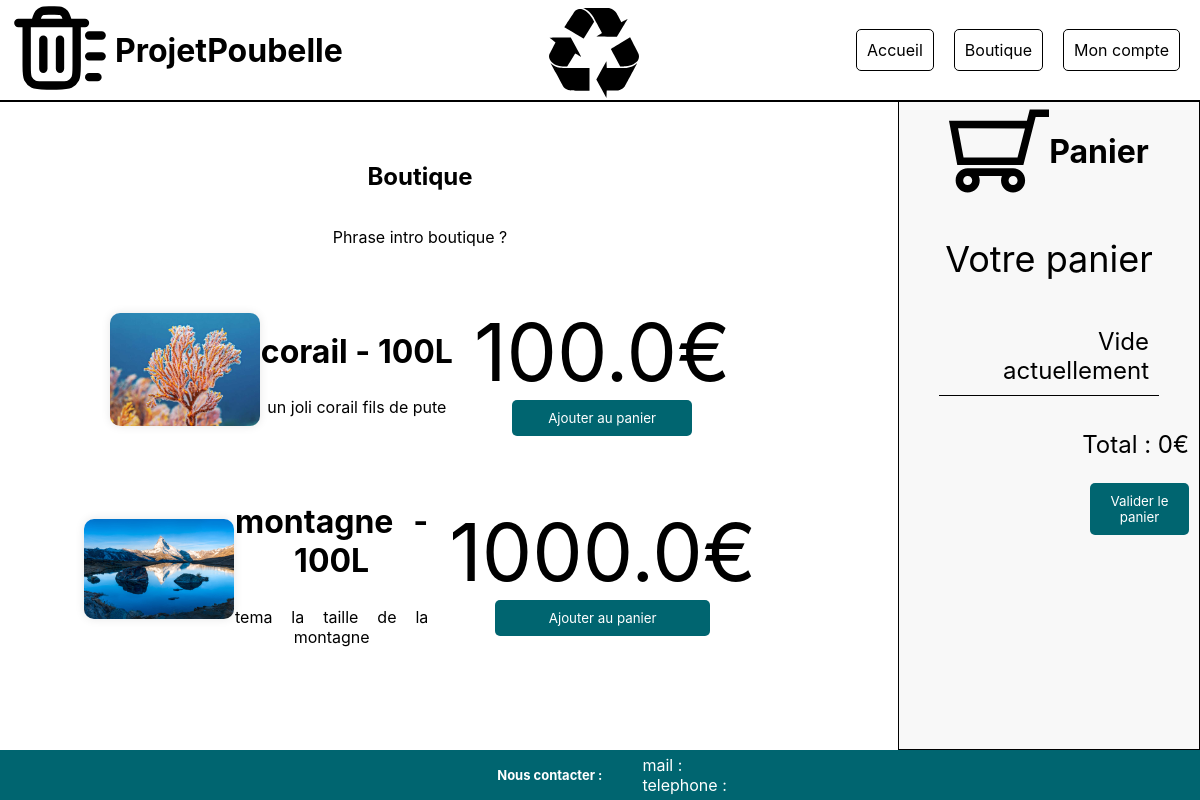
Page /shop/ on the earlier database version.
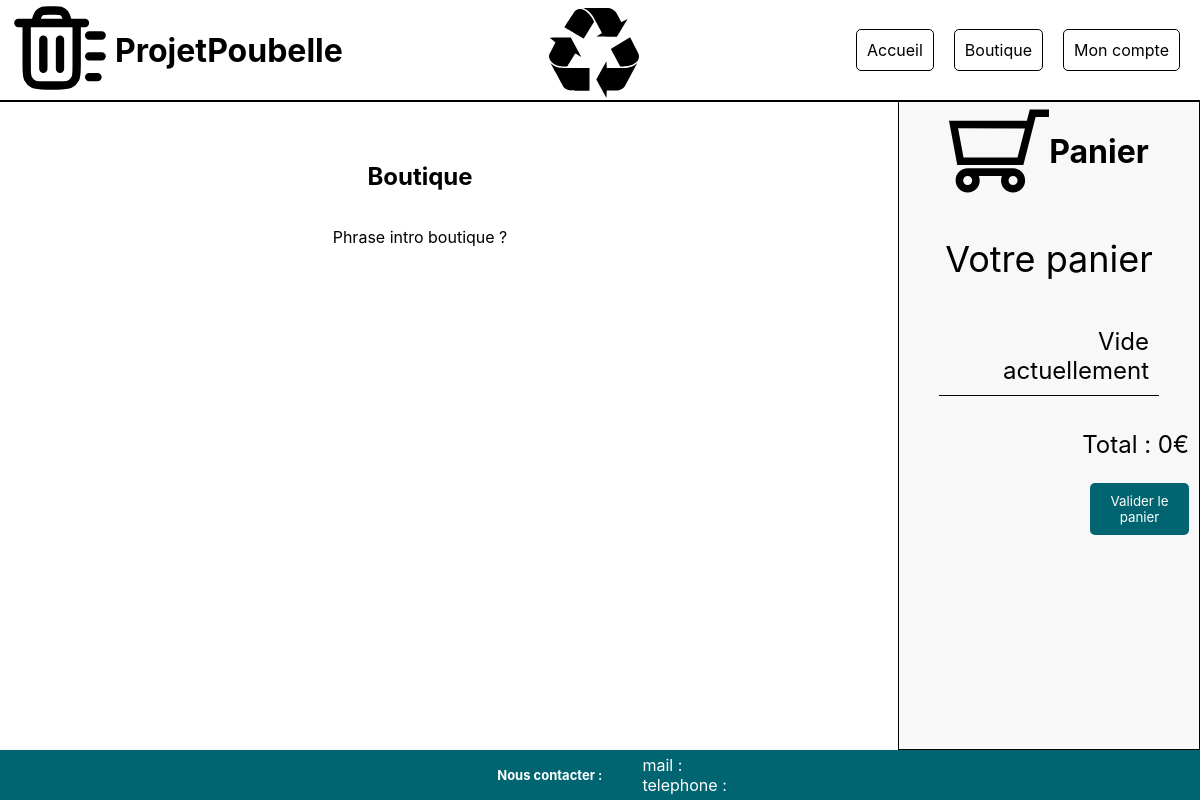
Same page on the later database version.
### tables this page shows
CREATE TABLE products(product_id INTEGER PRIMARY KEY AUTOINCREMENT NOT NULL, product_name VARCHAR(100), price REAL, img_url VARCHAR(100),desc TEXT, volume INTEGER, stock INTEGER);

### backend/app.py (the view)
@app.route('/shop/', methods=['GET','POST'])
def shop():
    if request.method == "POST":
        cart = request.form["cart"]
        products_ids = [int(i) for i in cart.split("-")]
        session["products_ids"] = utilities.runLengthEncoding(sorted(products_ids)) # dict {product_id : quantity}
        return redirect(url_for("cart_validation"))
    products = getProductsList()
    return render_template('shop.html',products=products)

### backend/app.py (called while the page is built)
def getProductsList():
    FIELDS = ["product_id","product_name","price","img_url","desc","volume","stock"]
    cursor.execute("SELECT {} FROM products".format(",".join(FIELDS)))
    products = cursor.fetchall()
    products = [dict(zip(FIELDS,product)) for product in products]
    return products

### frontend/templates/shop.html (shortened to what this page needs)
{%extends "base.html"%}
{%block stylesheets%} <link href="/static/css/shop.css" rel="stylesheet"> {%endblock%}
{%block content%}
<section class = "middleZone">
   <h1 id="titre_shop">Boutique</h1>
   <p> Phrase intro boutique ? </p>
   <ul class = "itemList">
      {% for product in products %}
         <li class="item">
            <img class="itemPic" src="/static/images/{{ product.img_url}}" alt="Poubelle Grise">
            <section class = "itemInfo">
               <h2 class="itemName"> {{ product.product_name }} - {{ product.volume }}L </h2>
               <p class="itemDesc">
                  {{ product.desc }}
               </p>
            </section>
            <section class="itemBuying">
               <p class="itemPrice"> {{ product.price }}€ </p>
               <button onclick="addToCart({product_id: '{{product.product_id}}',name: '{{product.product_name}} - {{ product.volume}}L', price: '{{product.price}}€', img_src:'../static/images/{{product.img_url}}'})"> Ajouter au panier </button>
            </section>
         </li>
      {% endfor  %}
   </ul>
</section>
<div id="shoppingCart" class="shopping-cart">
   <div class="shoppingHeader">
      <img id="cart_logo" src="/static/images/shopping-cart.svg" alt="Logo of the shopping cart" width="100" height="100">
      <h1 id="cart_title">Panier</h1>
   </div>
   <div class="shoppingContent">
      <p id="cart_text">Votre panier</p>
      <ul id="cart_list">
         <li id="emptyCart">Vide actuellement</li>
      </ul>
</div>
<div class = "shoppingFooter">
   <p id="total_amount">Total : 0€</p>
   <form id="validation-cart-form" action="/shop/" method="post" onsubmit="submitCart()">
      <button id="cartConfirmButton">Valider le panier</button>
   </form>
</div>
{%endblock%}

### frontend/templates/base.html (shortened to what this page needs)
<!DOCTYPE html>
<html lang="fr">
<head>
    <link href="/static/css/base.css" rel="stylesheet">
    {%block stylesheets%}{%endblock%}
</head>
<body>
    <div class ="headerui">
        <div class="header">
            <div class="header-left">
                <a href="/" id="logo"><img src="/static/images/trash.svg" id="logo" alt = "Logo of the project" width="100" height="100"></a>
                <h1>ProjetPoubelle</h1>
            </div>
            <a href="#top" id="top_logo"><img src="/static/images/env.svg" id="top_logo" alt = "Logo used to go back at the top of the page" width="90" height="90"></a>
            <div class="header-right">
                <a class="active" href="/">Accueil</a>
                <a href="/shop/">Boutique</a>
                <a href="/userpage/">Mon compte</a>
            </div>
        </div>
        <div class = "header-line"></div>
    </div>
    <div class="content">
        {%block content%}{%endblock%}
    </div>
    <div class = "footer">
        <div class="contact">
            <h2 id ="contact_title">Nous contacter :</h2>
            <ul id = "contact_list">
                <li>mail :</li>
                <li> telephone :</li>
            </ul>
        </div>
    </div>
</body>
</html>

### frontend/static/css/base.css (style rules this page uses)
* { font-family: 'Inter', sans-serif; }
body { background-color: rgb(255, 255, 255); margin : 0; overflow: visible; }
.header { display: flex; justify-content: space-between; align-items: center; background-color: #ffffff; color: #000000; height: 100px; width: 100%; top: 0; left: 0; z-index: 100; }
#top_logo { margin-top:5px; }
.header a:not([id = "logo"],[id = "top_logo"]) { text-decoration: none; padding: 10px; color: #000000; margin: 10px; border: 1px solid #000000; border-radius: 5px; }
.header-line { width: 100%; height: 2px; background-color: #000; margin: 0 auto; }
.headerui { display: flex; justify-content: center; flex-direction: column; position: sticky; z-index: 100; top:0; }
.header-left { display: flex; justify-content: center; align-items: center; margin-left: 10px; gap:5px; }
.header-right { display: flex; justify-content: center; align-items: center; margin-right: 10px; }
.contact { display: flex; justify-content: center; position: fixed; bottom: 0; left:0; padding-left: 1%; width: 100%; height: 50px; background-color: #006570; color: #fff; z-index: 100; align-items: center; }
#contact_title { font-size: small; }
#contact_list { list-style-type: none; align-items: center; }

### frontend/static/css/shop.css (style rules this page uses)
.content { display: flex; flex-direction: row; width: 100%; height: 100%; margin-top: 20px; }
.content button:not([class="removeButton"]) { width:70%; border: none; outline: none; background: #006570; color: #ffffff; padding: 10px; border-radius: 5px; cursor: pointer; transition: background 0.3s ease; margin: 0 auto auto auto; }
.middleZone { display: flex; flex-direction: column; align-items: center; width: 70%; margin-top: 20px; overflow-x:scroll; }
#cart_text { text-align: center; font-size: 1.5em; }
#total_amount { font-size: 1.5em; margin-left:auto; margin-right: 10px; text-align: end; }
#validation-cart-form { display: flex; justify-content: space-between; margin-bottom: 100px; }
#cartConfirmButton { width:33%; align-self: flex-end; margin-left: auto; margin-right: 10px; }
.shopping-cart { display: flex; flex-direction: column; color:#000000; position: fixed; right:0; bottom:50px; top:100px; height:auto; background-color: #f8f8f8; overflow-y: auto; width: 25%; border: #000000 solid 1px; }
.shoppingHeader { display: flex; flex-direction: row; align-items: center; justify-content: center; }
.shoppingContent { text-align: right; width:80%; align-self: center; font-size: 1.5em; overflow-y: auto; }
.shoppingContent li { display: flex; flex-direction: row; justify-content: space-between; align-items: center; margin: 10px; padding: 10px; border-bottom: 1px solid #000000; }
.shoppingContent ul { padding:0; margin: 0; }
#emptyCart { display: flex; justify-content: center; align-items: center; }

Differences in the rows shown:
removed products: img_url (picture), product_name "corail", volume "100", desc "un joli corail fils de pute", price "100.0"
removed products: img_url (picture), product_name "montagne", volume "100", desc "tema la taille de la montagne", price "1000.0"
